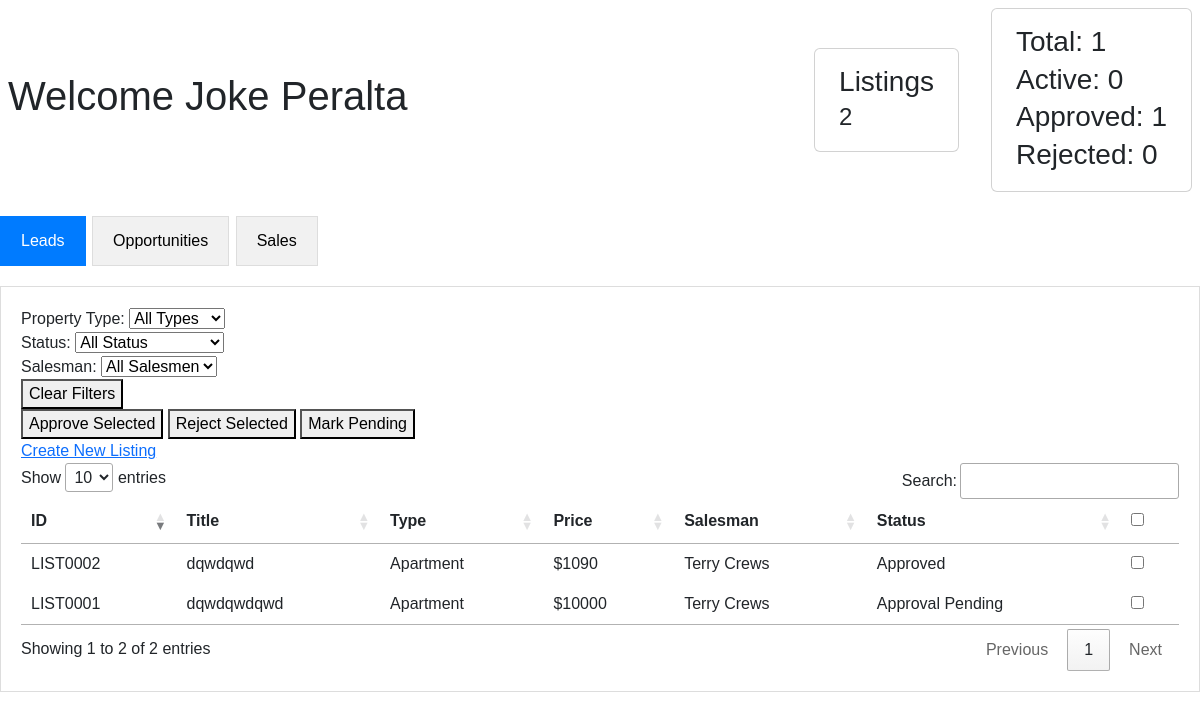
The page /dashboard/manager/ (signed in) on the database as committed earlier.
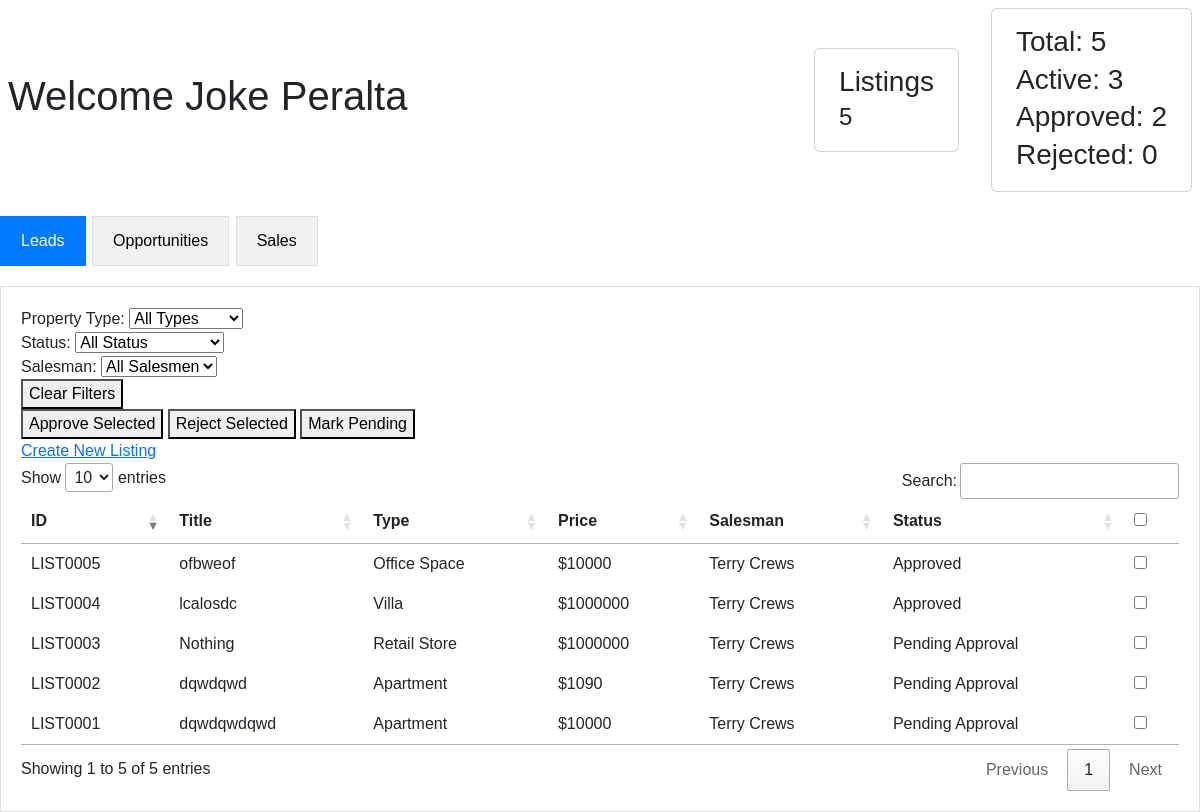
The same page on the database as committed later.
### accounts/models.py (models this page shows, shortened)
class User(AbstractUser):
    class Role(models.TextChoices):
        CEO = "CEO", "CEO",
        MANAGER = "Manager", "Manager",
        SALESMAN = "Salesman", "Salesman"
    role = models.CharField(
        max_length=20,
        choices=Role.choices,
        default=Role.SALESMAN
    )
    branch = models.ForeignKey(
        'org.Branch',
        on_delete=models.SET_NULL,
        null=True,
        blank=True,
        related_name='users'
    )

### inventory/models.py (models this page shows, shortened)
class Listing(models.Model):
    class typeChoices(models.TextChoices):
        VILLA = "Villa", "Villa"
        APARTMENT = "Apartment", "Apartment"
        WAREHOUSE = "Warehouse", "Warehouse"
        RETAIL_STORE = "Retail", "Retail Store"
        OFFICE_SPACE = "Office", "Office Space"
    class leadStatusChoices(models.TextChoices):
        PENDING = "Pending", "Pending Approval"
        REJECTED = "Rejected", "Rejected"
        APPROVED = "Approved", "Approved"
    class oppStatusChoices(models.TextChoices):
        PROSPECTING = "Prospecting", "Prospecting"
        NEGOTIATING = "Negotiating", "Negotiating"
        PENDING = "Pending", "Pending Approval"
        REJECTED = "Rejected", "Rejected"
        APPROVED = "Approved", "Approved"
    class saleStatusChoices(models.TextChoices):
        PROCESSING = "Processing", "Processing"
        CLOSED_WON = "ClosedW", "Closed Won"
        CLOSED_LOST = "ClosedL", "Closed Lost"
    id = models.CharField(max_length=10, primary_key=True)
    branch  = models.ForeignKey(
        'org.Branch',
        on_delete=models.CASCADE,
        related_name='listings'
    )
    type = models.TextField(
        choices=typeChoices.choices,
        default=typeChoices.APARTMENT)
    proposed_price = models.DecimalField(max_digits=12, decimal_places=2)
    title = models.CharField(max_length=200)
    address = models.TextField()
    city = models.CharField(max_length=100)
    lead_status = models.TextField(
        choices=leadStatusChoices.choices,
        default=leadStatusChoices.PENDING
    )
    lead_approved_by = models.ForeignKey(
        'accounts.User',
        on_delete=models.SET_NULL,
        null=True,
        blank=True,
        related_name='approved_leads'
    )
    lead_approved_at = models.DateTimeField(null=True, blank=True)
    opp_status = models.TextField(
        choices=oppStatusChoices.choices,
        default=oppStatusChoices.PENDING,
        null=True, blank=True
    )
    opp_approved_by = models.ForeignKey(
        'accounts.User',
        on_delete=models.SET_NULL,
        null=True,
        blank=True,
        related_name='approved_opportunities'
    )
    opp_approved_at = models.DateTimeField(null=True, blank=True)
    sale_status = models.TextField(
        choices=saleStatusChoices.choices,
        default=saleStatusChoices.PROCESSING,
        null=True, blank=True
    )
    sale_closed_at = models.DateTimeField(null=True, blank=True)
    sale_price = models.DecimalField(max_digits=12, decimal_places=2, null=True, blank=True)
    created_at = models.DateTimeField(auto_now_add=True)
    updated_at = models.DateTimeField(auto_now=True)
    is_active = models.BooleanField(default=True)
    assigned_salesman = models.ForeignKey(
        'accounts.User',
        on_delete=models.SET_NULL,
        null=True,
        blank=True,
        related_name='assigned_salesmen',
        limit_choices_to={'role': 'Salesman'},
    )
    comments = models.CharField(null=True, max_length=100, blank=True)

### dashboards/views.py (the view, shortened to what this page needs)
# urls.py: path('manager/', views.manager_dashboard, name='manager_dashboard'),
@login_required
@user_passes_test(is_manager)
def manager_dashboard(request):
    listings = listings_visible_to(request.user)
    lead_count = listings.filter(
        Q(lead_status=Listing.leadStatusChoices.PENDING) |
        Q(lead_status=Listing.leadStatusChoices.APPROVED) |
        Q(lead_status=Listing.leadStatusChoices.REJECTED)).count()
    lead_active_count = listings.filter(lead_status=Listing.leadStatusChoices.PENDING).count()
    lead_approved_count = listings.filter(lead_status=Listing.leadStatusChoices.APPROVED).count()
    lead_rejected_count = listings.filter(lead_status=Listing.leadStatusChoices.REJECTED).count()
    opp_count = listings.filter(
        Q(opp_status=Listing.oppStatusChoices.PENDING) |
        Q(opp_status=Listing.oppStatusChoices.PROSPECTING) |
        Q(opp_status=Listing.oppStatusChoices.NEGOTIATING) |
        Q(opp_status=Listing.oppStatusChoices.APPROVED) |
        Q(opp_status=Listing.oppStatusChoices.REJECTED)).count()
    opp_active_count = listings.filter(
        Q(opp_status=Listing.oppStatusChoices.PENDING) |
        Q(opp_status=Listing.oppStatusChoices.PROSPECTING) |
        Q(opp_status=Listing.oppStatusChoices.NEGOTIATING)).count()
    opp_approved_count = listings.filter(opp_status=Listing.oppStatusChoices.APPROVED).count()
    opp_rejected_count = listings.filter(opp_status=Listing.oppStatusChoices.REJECTED).count()
    sale_count = listings.filter(
        Q(sale_status=Listing.saleStatusChoices.PROCESSING) |
        Q(sale_status=Listing.saleStatusChoices.CLOSED_WON) |
        Q(sale_status=Listing.saleStatusChoices.CLOSED_LOST)).count()
    sale_active_count = listings.filter(sale_status=Listing.saleStatusChoices.PROCESSING).count()
    sale_won_count = listings.filter(sale_status=Listing.saleStatusChoices.CLOSED_WON).count()
    sale_lost_count = listings.filter(sale_status=Listing.saleStatusChoices.CLOSED_LOST).count()
    stage = request.POST.get('stage', 'lead')
    context = {
        'listings': listings,
        'lead_count': lead_count,
        'lead_active_count': lead_active_count,
        'lead_approved_count': lead_approved_count,
        'lead_rejected_count': lead_rejected_count,
        'opp_count': opp_count,
        'opp_active_count': opp_active_count,
        'opp_approved_count': opp_approved_count,
        'opp_rejected_count': opp_rejected_count,
        'sale_count': sale_count,
        'sale_active_count': sale_active_count,
        'sale_won_count': sale_won_count,
        'sale_lost_count': sale_lost_count,
        'stage': stage
    }
    return render(request, 'dashboards/manager_dashboard.html', context)

### dashboards/views.py (called while the page is built)
def is_manager(user):
    return user.groups.filter(name='Manager').exists()

### inventory/views.py (called while the page is built)
def listings_visible_to(user):
    if not user.is_authenticated:
        return Listing.objects.none()
    if user.role == 'Salesman':
        return Listing.objects.filter(
            branch=user.branch,
            assigned_salesman=user
        )
    elif user.role == 'Manager':
        return Listing.objects.filter(branch=user.branch)
    elif user.role == 'CEO':
        return Listing.objects.all()
    return Listing.objects.none()

### dashboards/templates/dashboards/manager_dashboard.html (shortened to what this page needs)
{% extends 'dashboards/base_dashboard.html' %}
{% block content %}
{{ block.super }}
<div id="lead" class="tabcontent" style="display: block;">
    <form method="post" id="batch-form-leads">
        <div>
            <div>
                <label>Property Type:</label>
                <select id="typeFilterLeads">
                    <option value="">All Types</option>
                </select>
            </div>
            <div>
                <label>Status:</label>
                <select id="statusFilterLeads">
                    <option value="">All Status</option>
                </select>
            </div>
            <div>
                <label>Salesman:</label>
                <select id="salesmanFilterLeads">
                    <option value="">All Salesmen</option>
                </select>
            </div>
            <div>
                <button type="button" id="clearFiltersLeads">Clear Filters</button>
            </div>
        </div>
        <div>
            <div>
                <button type="button" onclick="setAction('approve','leads')">
                    Approve Selected
                </button>
                <button type="button" onclick="setAction('reject','leads')">
                    Reject Selected
                </button>
                <button type="button" onclick="setAction('pending','leads')">
                    Mark Pending
                </button>
                {% if perms.inventory.add_listing %}
                <div>
                    <a href="{% url 'inventory:listing_create_manager' %}">
                        Create New Listing
                    </a>
                </div>
                {% endif %}
            </div>
        </div>
        <div>
            {% if listings %}
            <table id="manager-leads-table">
                <thead>
                    <tr>
                        <th>ID</th>
                        <th>Title</th>
                        <th>Type</th>
                        <th>Price</th>
                        <th>Salesman</th>
                        <th>Status</th>
                        <th><input type="checkbox" id="select_all" onchange="toggleSelectAll(this)"> </th>
                    </tr>
                </thead>
                <tbody>
                    {% for listing in listings %}
                    <tr>
                        <td>{{ listing.id }}</td>
                        <td>{{ listing.title }}</td>
                        <td>{{ listing.get_type_display }}</td>
                        <td>${{ listing.proposed_price|floatformat:0 }}</td>
                        <td>{{ listing.assigned_salesman.get_full_name|default:listing.assigned_salesman.username|default:"—" }}</td>
                        <td>
                            <span>
                                {{ listing.get_lead_status_display }}
                            </span>
                        </td>
                        <td>
                            <input type="checkbox" name="listing_ids" value="{{ listing.id }}" class="listing-checkbox">
                        </td>
                    </tr>
                    {% endfor %}
                </tbody>
            </table>
            {% else %}
            <p>No listings found.</p>
            {% endif %}
        </div>
    </form>
</div>
{% endblock %}

### dashboards/templates/dashboards/base_dashboard.html (shortened to what this page needs)
{% extends 'base.html' %}
{% block content %}
<div class="d-flex align-items-center gap-4 mb-4">
    <h1 class="flex-grow-1 mb-0 ms-2">Welcome {{ user.get_full_name }}</h1>
    <div class="card flex-shrink-1 mt-2 me-2">
        <div class="card-body py-3 px-4">
            <h3 class="card-title mb-1">Listings</h3>
            <h4 class="mb-1">{{ listings|length }}</h4>
        </div>
    </div>
    <div class="stats-group" id="stats-lead">
        <div class="card flex-shrink-1 mt-2 me-2">
            <div class="card-body py-3 px-4">
                <h3 class="card-title mb-1">Total: {{ lead_count }}</h3>
                <h3 class="card-title mb-1">Active: {{ lead_active_count }}</h3>
                <h3 class="card-title mb-1">Approved: {{ lead_approved_count }}</h3>
                <h3 class="card-title mb-1">Rejected: {{ lead_rejected_count }}</h3>
            </div>
        </div>
    </div>
</div>
<div class="menu">
    <button class="tablinks" onclick="switchTab(event, 'lead')">Leads</button>
    <button class="tablinks" onclick="switchTab(event, 'opportunity')">Opportunities</button>
    <button class="tablinks" onclick="switchTab(event, 'sale')">Sales</button>
</div>
{% endblock %}

### templates/base.html (shortened to what this page needs)
<!DOCTYPE html>
<html lang="en">
<head>
    <link rel="stylesheet" href="https://cdn.jsdelivr.net/npm/bootstrap@5.3.0/dist/css/bootstrap.min.css">
    <link rel="stylesheet" href="https://cdn.datatables.net/1.13.8/css/jquery.dataTables.min.css">
</head>
<body style="font-family: Arial, sans-serif;">
    {% block content %}
    {% endblock %}
</body>
</html>

### dashboards/templates/dashboards/base_dashboard.html (style rules this page uses)
.stats-group { display: flex; gap: 0.5rem; }
.tablinks.active { background-color: #007bff; color: white; }

### templates/base.html (style rules this page uses)
.menu { margin: 20px 0; }
.tablinks { padding: 12px 20px; border: 1px solid #ddd; background: #f1f1f1; cursor: pointer; margin-right: 2px; }
.tablinks.active { background: #007bff; color: white; border-color: #007bff; }
.tabcontent { display: none; padding: 20px; border: 1px solid #ddd; margin-top: 10px; }

Rows that differ between the two databases and show on the page:
changed Listing "LIST0001": lead_status "Approval Pending" → "Pending Approval"
changed Listing "LIST0002": lead_status "Approved" → "Pending Approval"
added Listing: id "LIST0003", title "Nothing", type "Retail Store", proposed_price "1000000", assigned_salesman.get_full_name "Terry Crews", lead_status "Pending Approval"
added Listing: id "LIST0004", title "lcalosdc", type "Villa", proposed_price "1000000", assigned_salesman.get_full_name "Terry Crews", lead_status "Approved"
added Listing: id "LIST0005", title "ofbweof", type "Office Space", proposed_price "10000", assigned_salesman.get_full_name "Terry Crews", lead_status "Approved"
Other text that changed with them:
{{ listings|length }}: "2" → "5"
{{ lead_count }}: "1" → "5"
{{ lead_active_count }}: "0" → "3"
{{ lead_approved_count }}: "1" → "2"
text written by a page script: "Show entries Search: Showing 1 to 2 of 2 entries Previous 1 Next" → "Show entries Search: Showing 1 to 5 of 5 entries Previous 1 Next"
